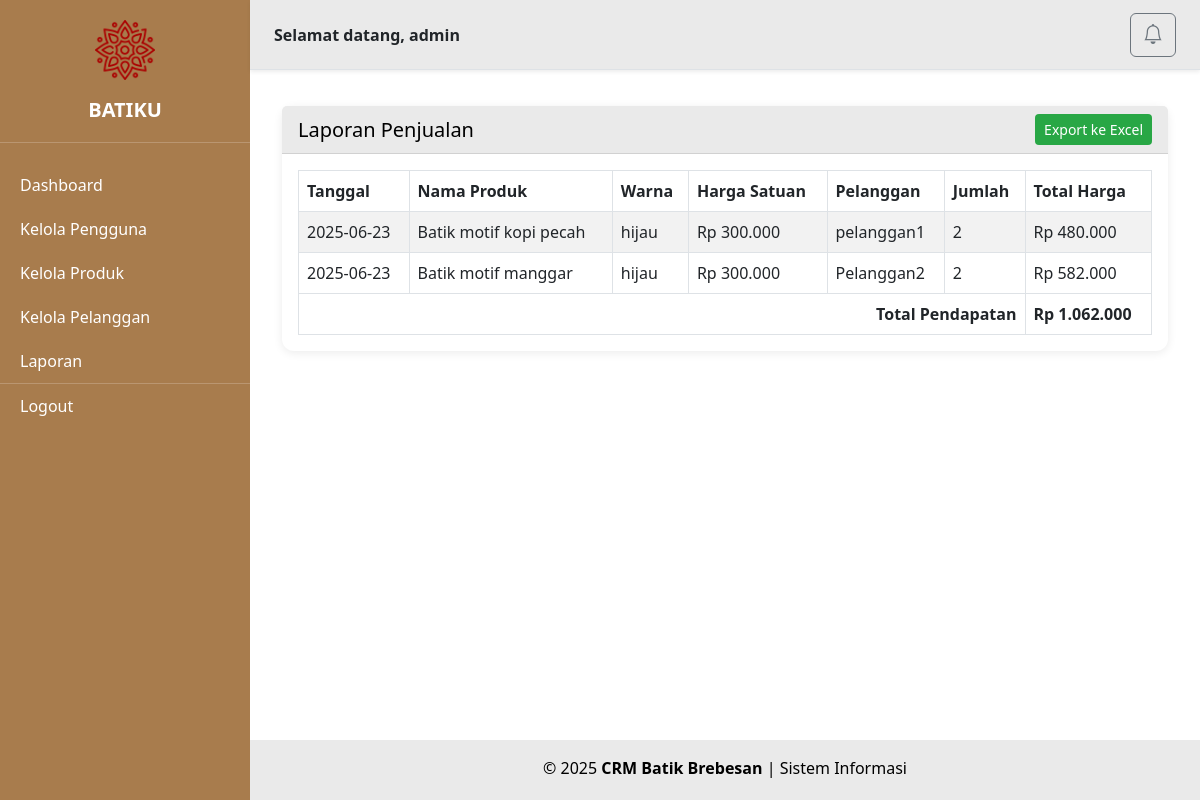
The app's page /pages/laporan.php (signed in) with its own data.
### tables this page shows
CREATE TABLE `penjualan` (
  `id` int(11) NOT NULL,
  `id_produk` int(11) NOT NULL,
  `id_pelanggan` int(11) NOT NULL,
  `tanggal` date NOT NULL,
  `jumlah` int(11) NOT NULL,
  `total_harga` int(11) NOT NULL,
  `id_promosi` int(11) DEFAULT NULL
);

CREATE TABLE `produk_batik` (
  `id` int(11) NOT NULL,
  `nama_produk` varchar(100) NOT NULL,
  `warna` varchar(50) NOT NULL,
  `harga` int(11) NOT NULL,
  `gambar` varchar(255) DEFAULT NULL
);

CREATE TABLE `pelanggan` (
  `id` int(11) NOT NULL,
  `nama` varchar(100) NOT NULL,
  `no_hp` varchar(20) NOT NULL,
  `alamat` text NOT NULL
);

### pages/laporan.php (the view, shortened to what this page needs)
<?php
include '../config/db.php';
$penjualan = $conn->query("
    SELECT
        p.id,
        pb.nama_produk,
        pb.warna,
        pb.harga,
        pl.nama AS nama_pelanggan,
        p.jumlah,
        p.tanggal,
        p.total_harga
    FROM penjualan p
    JOIN produk_batik pb ON p.id_produk = pb.id
    JOIN pelanggan pl ON p.id_pelanggan = pl.id
    ORDER BY p.tanggal DESC
");
$totalPendapatan = 0;
?>
<!DOCTYPE html>
<html lang="id">
<head>
    <link href="https://cdn.jsdelivr.net/npm/bootstrap@5.3.0/dist/css/bootstrap.min.css" rel="stylesheet">
    <link href="https://cdn.jsdelivr.net/npm/bootstrap-icons@1.10.5/font/bootstrap-icons.css" rel="stylesheet">
</head>
<body>
<?php include '../layout/sidebar.php'; ?>
<div class="main-content">
    <?php include '../layout/header.php'; ?>
    <div class="content-wrapper">
        <div class="container mt-3">
            <div class="card">
                <div class="card-header text-black d-flex justify-content-between align-items-center">
                    <h5 class="mb-0">Laporan Penjualan</h5>
                    <a href="../proses/export_laporan_excel.php" class="btn btn-export btn-sm">
                        Export ke Excel
                    </a>
                </div>
                <div class="table-responsive p-3">
                    <table class="table table-bordered table-striped mb-0">
                        <thead>
                            <tr>
                                <th>Tanggal</th>
                                <th>Nama Produk</th>
                                <th>Warna</th>
                                <th>Harga Satuan</th>
                                <th>Pelanggan</th>
                                <th>Jumlah</th>
                                <th>Total Harga</th>
                            </tr>
                        </thead>
                        <tbody>
                            <?php while($row = $penjualan->fetch_assoc()): ?>
                                <?php $totalPendapatan += $row['total_harga']; ?>
                                <tr>
                                    <td><?= htmlspecialchars($row['tanggal']) ?></td>
                                    <td><?= htmlspecialchars($row['nama_produk']) ?></td>
                                    <td><?= htmlspecialchars($row['warna']) ?></td>
                                    <td>Rp <?= number_format($row['harga'], 0, ',', '.') ?></td>
                                    <td><?= htmlspecialchars($row['nama_pelanggan']) ?></td>
                                    <td><?= $row['jumlah'] ?></td>
                                    <td>Rp <?= number_format($row['total_harga'], 0, ',', '.') ?></td>
                                </tr>
                            <?php endwhile; ?>
                        </tbody>
                        <tfoot>
                            <tr class="fw-bold">
                                <td colspan="6" class="text-end">Total Pendapatan</td>
                                <td>Rp <?= number_format($totalPendapatan, 0, ',', '.') ?></td>
                            </tr>
                        </tfoot>
                    </table>
                </div>
            </div>
        </div>
    </div>
    <?php include '../layout/footer.php'; ?>
</div>
</body>
</html>

### pages/laporan.php (style rules this page uses)
html, body { margin: 0; height: 100%; overflow: hidden; }
.main-content { margin-left: 250px; padding-top: 70px; padding-bottom: 60px; height: 100vh; overflow: hidden; display: flex; flex-direction: column; }
.content-wrapper { flex: 1; overflow-y: auto; padding: 20px; }
.card { border: none; box-shadow: 0 2px 10px rgba(0,0,0,0.08); border-radius: 12px; }
.card-header { background-color: #EAEAEA; border-bottom: 1px solid #d1d1d1; border-top-left-radius: 12px; border-top-right-radius: 12px; }
.btn-export { background-color: #28a745; color: #fff; transition: 0.3s; }
table th, table td { vertical-align: middle; }
thead { background-color: #f0f0f0; }
tfoot tr { background-color: #d4edda; }

### records on screen
penjualan: tanggal "2025-06-23", id_produk.nama_produk "Batik motif kopi pecah", id_produk.warna "hijau", id_produk.harga "300.000", id_pelanggan.nama "pelanggan1", jumlah "2", total_harga "480.000"
penjualan: tanggal "2025-06-23", id_produk.nama_produk "Batik motif manggar", id_produk.warna "hijau", id_produk.harga "300.000", id_pelanggan.nama "Pelanggan2", jumlah "2", total_harga "582.000"

### other values on screen
$_SESSION['role'] "admin"
$totalPendapatan "1.062.000"
